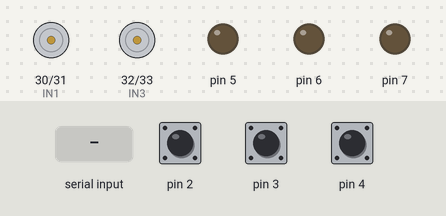
Simulated run of this sketch. Board: Arduino Mega 2560, built with avr-gcc and run on an emulated ATmega2560. On the bench: motor-driver pin pairs drawn as motors (green arrow = first pin HIGH = forward, orange = second pin HIGH = backward, longer = more drive, scaled by the enable pin), output pins drawn as LEDs (lit = HIGH). The test bench sets the inputs (shaded band); at power-on: pin 4 HIGH, pin 2 HIGH, pin 3 HIGH.

Above: at 1.2 s.
1.3 s: pin 4 pulled LOW for 0.15 s
At 2.8 s:
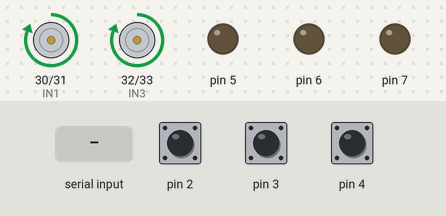
4.4 s: "U" received over Serial
At 5.3 s:
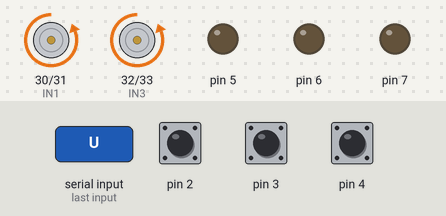
6.0 s: "T" received over Serial
At 7.2 s:
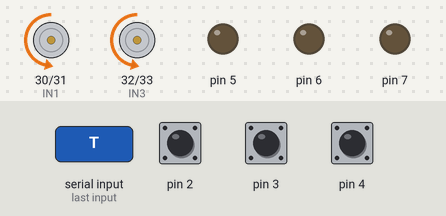
7.5 s: "1" received over Serial
At 7.9 s:
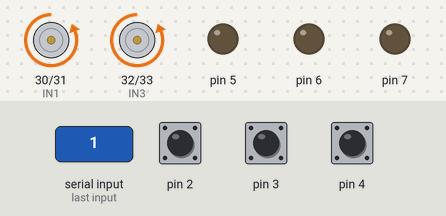
9.0 s: "W" received over Serial
At 9.8 s:
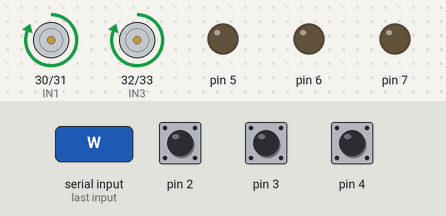
10.6 s: "T" received over Serial
At 11.9 s:
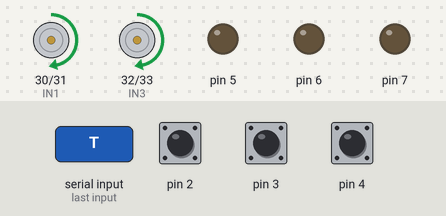
Timing chart, 0 to 13.1 s (numbered marks = the images above; inputs shaded):
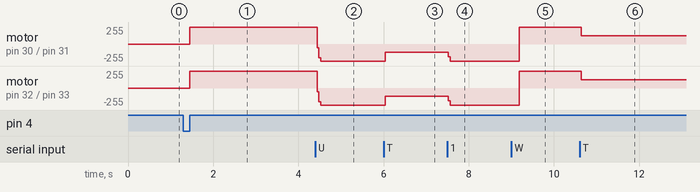

Measured:
- after the input at 1.3 s, motor on pin 30 (IN1) / pin 31 (IN2), motor on pin 32 (IN3) / pin 33 (IN4): stopped → forward 255/255 after 0.15 s
- after the input at 4.4 s, motor on pin 30 (IN1) / pin 31 (IN2), motor on pin 32 (IN3) / pin 33 (IN4): forward 255/255 → backward 255/255 at once
- after the input at 6.0 s, motor on pin 30 (IN1) / pin 31 (IN2), motor on pin 32 (IN3) / pin 33 (IN4): backward 255/255 → backward 125/255 at once
- after the input at 7.5 s, motor on pin 30 (IN1) / pin 31 (IN2), motor on pin 32 (IN3) / pin 33 (IN4): backward 125/255 → backward 255/255 at once
- after the input at 9.0 s, motor on pin 30 (IN1) / pin 31 (IN2), motor on pin 32 (IN3) / pin 33 (IN4): backward 255/255 → forward 255/255 after 0.18 s
- after the input at 10.6 s, motor on pin 30 (IN1) / pin 31 (IN2): forward 255/255 → forward 125/255 at once; motor on pin 32 (IN3) / pin 33 (IN4): forward 255/255 → forward 126/255 at once

The sketch:

main.ino
```cpp
#include <MsTimer2.h>  //실시간으로 스위치 상태 체크하기위한 라이브러리
#include <Wire.h>

#define ENA 10
#define ENB 11
#define IN1 30
#define IN2 31
#define IN3 32
#define IN4 33


int sw1,sw2,sw3,asd = 0;
int start_num=0,num=0,err_num=0, cnt=0, close_bu = 0;
int motor_flag=3,open_flag=0,state_flag=3,err_flag=0;
int time_pre=0, time_cur=0, time_res=0, open_pre = 0, open_cur=0;
char mag_value, mag;


void setup() {
  motor_flag = 3;

  pinMode(ENA, OUTPUT);
  pinMode(ENB, OUTPUT);
  pinMode(IN1, OUTPUT);
  pinMode(IN2, OUTPUT);
  pinMode(IN3, OUTPUT);
  pinMode(IN4, OUTPUT);

  Serial.begin(115200);

  MsTimer2::set(10, swichcheck); //20ms마다 스위치 상태 측정하겠다.
  MsTimer2::start();

  pinMode(2, INPUT_PULLUP); //눌리지 않은 상태(기본 상태)에서 '1', 눌린 상태에서 '0' 출력
  pinMode(3, INPUT_PULLUP);
  pinMode(4, INPUT_PULLUP);
  pinMode(5, OUTPUT);
  pinMode(6, OUTPUT);
  pinMode(7, OUTPUT);

  digitalWrite(5, LOW);
  digitalWrite(6, LOW);
  digitalWrite(7, LOW);
}
void swichcheck() {
  sw1 = digitalRead(2);
  sw2 = digitalRead(3);
  sw3 = digitalRead(4);
}
void RESET(){
  num = 0;
  err_num = 0;
  open_flag = 0;
  time_pre = 0;
  time_cur = 0;
  time_res = 0;
  state_flag = 4;
  err_flag = 0;
  digitalWrite(5, LOW);
  digitalWrite(6, LOW);
  digitalWrite(7, LOW);
}
void LED_TWINKLE(){
  for(int i=0; i<5; i++){
    digitalWrite(5, HIGH);
    digitalWrite(6, HIGH);
    digitalWrite(7, HIGH);
    delay(300);
    digitalWrite(5, LOW);
    digitalWrite(6, LOW);
    digitalWrite(7, LOW);
    delay(300);
  }
}
void CW(){
  digitalWrite(IN1, HIGH);
  digitalWrite(IN2, LOW);
  digitalWrite(IN3, HIGH);
  digitalWrite(IN4, LOW);
  analogWrite(ENA, 255);
  analogWrite(ENB, 255);
}
void CCW(){
  digitalWrite(IN1, LOW);
  digitalWrite(IN2, HIGH);
  digitalWrite(IN3, LOW);
  digitalWrite(IN4, HIGH);
  analogWrite(ENA, 255);
  analogWrite(ENB, 255);
}
void STOP(){
  digitalWrite(IN1, LOW);
  digitalWrite(IN2, LOW);
  digitalWrite(IN3, LOW);
  digitalWrite(IN4, LOW);
}
void PAUSE_C(){
  if(motor_flag==0){
    state_flag = 1;
    CCW();
  }
  if(motor_flag==1){
    STOP();
    RESET();
  }
}
void PAUSE_O(){
  if(motor_flag==2){
    state_flag = 3;
    CW();
  }
  if(motor_flag==1){
    STOP();
    RESET();
  }
}
void CLOSE(){
  if(motor_flag!=2){
    state_flag = 2;
    CCW();
    if(time_pre==0){
      time_pre = millis();
    }
    if(motor_flag==1&&num==0){
      delay(300);
      num++;
    }
  }
  else if(motor_flag==2&&num>0){
    delay(200);
    STOP();
    RESET();
    cnt = 0;
  }
}
void OPEN(){
  if(motor_flag!=0){
    state_flag = 0;
    CW();
    if(time_pre==0){
      time_pre = millis();
    }
    if(motor_flag==1&&num==0){
      delay(300);
      num++;
    }
  }
  else if(motor_flag==0&&num>0){
    delay(200);
    STOP();
    RESET();
    cnt = 0;
  }
}

void loop() {
  if(start_num==0){
    delay(500);
    start_num++;
  }

  if(sw1==1&&sw2==0){       //모터 상태 정의
    motor_flag = 0;
  }
  else if(sw1==0&&sw2==0){
    motor_flag = 1;
  }
  else if(sw1==0&&sw2==1){
    motor_flag = 2;
  }

  if(time_pre!=0){            //모터 움직임 시간 측정
    time_cur = millis();
    time_res = time_cur - time_pre;
  }


  mag = Serial.read();                               //센서 값 받음
  if((mag>0x2F&&mag<0x3A)||(mag>0x40&&mag<0x5B)){
    mag_value = mag;
  }

  if(sw3==0&&motor_flag!=0){
    open_flag = 1;
  }
  ////예외 처리////
  else if(close_bu==1){                                              //에러 이상으로 스위치를 눌러야 잠김
    digitalWrite(5, HIGH);
    digitalWrite(6, HIGH);
    digitalWrite(7, HIGH);
    if(open_flag==1){
      RESET();
      close_bu = 0;
      cnt = 0;
    }
  }
  else if((state_flag==2&&mag_value!='2')||err_flag==1){        //잠금상태로 가는 도중에 사용자가 문을 여는 경우
    if(state_flag==4&&cnt>2){                                   //열었다 닫았다를 반복하는 경우
      if(err_num==0){
        time_pre = millis();
        err_num++;
      }
      time_cur = millis();
      digitalWrite(5, HIGH);
      digitalWrite(6, HIGH);
      digitalWrite(7, HIGH);

      if(time_res>10000){
        RESET();
        cnt = 0;
      }
    }
    else{
      if(err_num==0){                                             //(O)
        cnt++;
        err_flag = 1;
        motor_flag = 2;
      }
      err_num++;
      PAUSE_O();

      if(state_flag==4&&cnt>2){
        err_flag = 1;
      }
    }


  }

  else if((state_flag==0&&time_res>3000)||err_flag==2){          //시간 안에 열림상태로 못가는 경우
    if(err_num==0){                                              //(O)
      err_flag = 2;
      motor_flag = 0;
      cnt++;
    }
    err_num++;
    PAUSE_C();
    if(time_res==0&&cnt<=2){
      open_flag = 1;
    }
    else if(time_res==0&&cnt>2){
      LED_TWINKLE();
      RESET();
      cnt = 0;
    }
  }
  else if((mag_value=='1'&&motor_flag==0&&open_flag==0)||err_flag==4){                          //문이 열림상태인데 사용자가 일정시간 이상 문을 안여는 경우
    if(err_num==0){
      time_pre = millis();
      err_num++;
    }
    time_cur = millis();

    if(time_res>5000){
      err_flag = 4;
      PAUSE_C();
    }
  }

  else if((state_flag==2&&time_res>3000)||err_flag==3){       //시간 안에 잠금상태로 못가는 경우
    if(err_num==0){
      cnt++;
      err_flag = 3;
      motor_flag = 2;
    }
    err_num++;
    PAUSE_O();
    if(state_flag==4&&cnt>2){
      close_bu = 1;
    }
  }

  ////기본 구동////
  else if(open_flag==1){
    OPEN();
  }
  else if(mag_value=='2'){
    open_pre = 0;
    open_cur = 0;
    CLOSE();
  }
  else if(open_pre!=0){
    open_cur = millis();
    if(mag_value!='2'&&(open_cur-open_pre)>5000){               //문을 너무 오래 열어놓은 경우
      digitalWrite(7, HIGH);
    }
    PAUSE_C();
  }
  else if(mag_value=='0'){                                              //(O)
    open_pre = millis();
    err_num++;
  }


//---------------------------------//motor test
  if(mag_value=='Q'){
    PAUSE_C();
  }
  else if(mag_value=='W'){
    CLOSE();
  }
  else if(mag_value=='E'){
    OPEN();
  }
  else if(mag_value=='R'){
    PAUSE_O();
  }
  else if(mag_value=='T'){
    STOP();
  }

  else if (mag_value == 'Y') {
    CW();
  }
  else if (mag_value == 'U') {
    CCW();
  }
}
```
